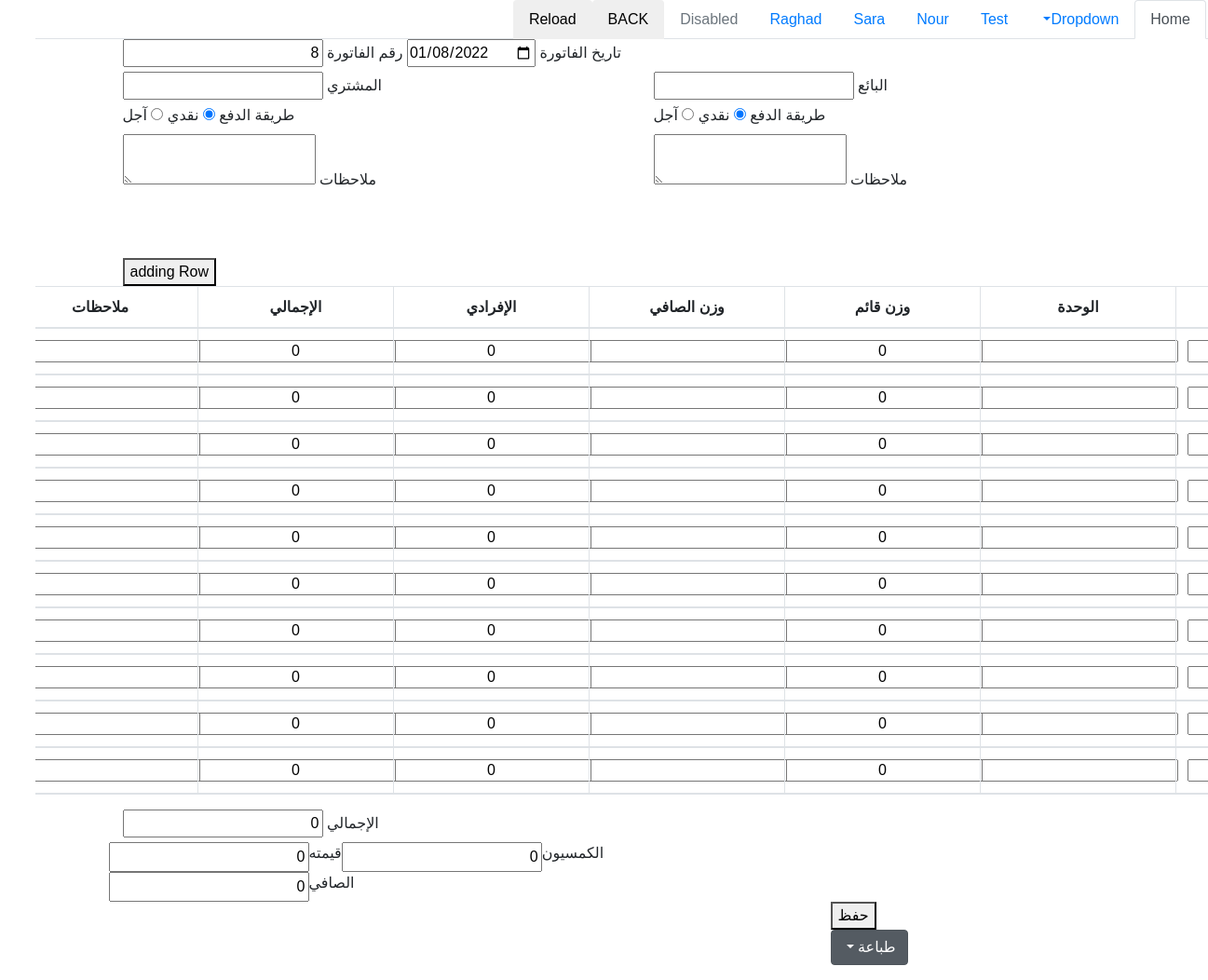
/com_bill.php, run on an earlier commit of the app's database.
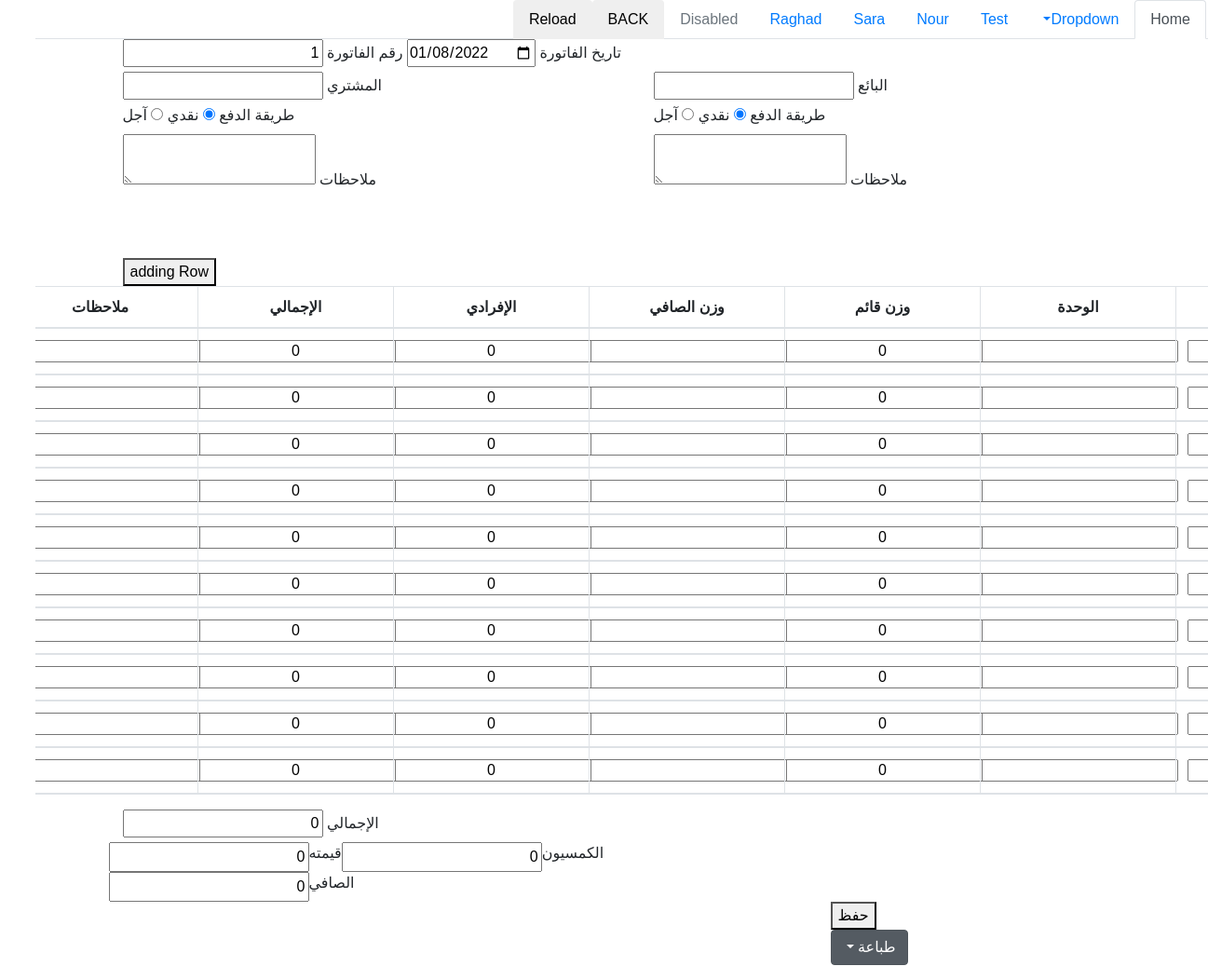
And on a later commit of the database.
### tables this page shows
CREATE TABLE `bills` (
  `id` int(11) NOT NULL AUTO_INCREMENT,
  `code` varchar(250) DEFAULT NULL,
  `buyer_id` int(10) unsigned NOT NULL,
  `seller_id` int(10) unsigned NOT NULL,
  `buyer_type_pay` varchar(250) DEFAULT NULL,
  `seller_type_pay` varchar(250) DEFAULT NULL,
  `buyer_note` varchar(250) DEFAULT NULL,
  `seller_note` varchar(250) DEFAULT NULL,
  `total_price` varchar(255) DEFAULT NULL,
  `currency` varchar(250) NOT NULL DEFAULT 'ليرة سورية',
  `com_ratio` varchar(250) DEFAULT NULL,
  `com_value` varchar(250) DEFAULT NULL,
  `real_price` varchar(250) DEFAULT NULL,
  `note` varchar(255) DEFAULT NULL,
  `date` date DEFAULT NULL,
  `created_at` timestamp NOT NULL DEFAULT current_timestamp(),
  `updated_at` timestamp NOT NULL DEFAULT current_timestamp(),
  PRIMARY KEY (`id`)
);

### helper/operation_functions.php (called while the page is built, shortened)
<?php
function generate_code($prefix, $code, $type)
{
    $code_trim = substr($code, strlen($prefix . "-") - 1) + 1;
    $code_result = "";
    if ($type == "parent")
        for ($i = NUMBER_OF_ZEROS_PARENT; $i > strlen($code_trim); $i--) {
            $code_result .= "0";
        }
    return $prefix . $code_result . $code_trim;
}
function get_auto_code($con, $table, $column, $prefix, $type = "child", $parent_col_name = '', $parent_id = '')
{
    if ($parent_id != '')
        $select_max_id_query = "select max(id),$parent_col_name from $table where $parent_col_name = '$parent_id'";
    else
        $select_max_id_query = "select max(id) from $table";
    $select_max_id_exec = mysqli_query($con, $select_max_id_query);
    $max_id = mysqli_fetch_row($select_max_id_exec)[0];
    $select_code_query = "select $column from $table where id = '$max_id' and $column like '$prefix%'";
    $select_code_exec = mysqli_query($con, $select_code_query);
    @$code = mysqli_fetch_row($select_code_exec)[0];
    if ($code == null)
        if ($type == "child") {
            $zeros = '';
            for ($i = 1; $i < NUMBER_OF_ZEROS_CHILD; $i++)
                $zeros .= "0";
            return $prefix . $zeros . "1";
        } else {
            $zeros = '';
            for ($i = 1; $i < NUMBER_OF_ZEROS_PARENT; $i++)
                $zeros .= "0";
            return $prefix . $zeros . "1";
        }
    return generate_code($prefix, $code, $type);
}

### com_bill.php (the view, shortened to what the changed rows need)
<?php
include('include/nav.php');
?>
<!DOCTYPE html>
<html lang="en">
<head>
    <link rel="stylesheet" href="css/styles/print_com_bill.css" media="print">
    <link rel="stylesheet" href="css/styles/com_bill.css">
</head>
<body id='body'>
    <form action="" method="post">
        <div id="contextmenu" class="container">
            <label for="date">تاريخ الفاتورة</label>
            <input type="date" name="date" id="date" value="<?php echo date('Y-m-d'); ?>">
            <label for="">رقم الفاتورة</label>
            <input type="text" name="code" id="" value="<?php echo get_auto_code($con, 'bills', 'code', '', 'parent') ?>" readonly>
            <div class="row" style="height:200px;">
                <div id='seller' class="col-6">
                </div>
                <div class="col-6">
                </div>
            </div>
            <button type="button" id="add_row">adding Row</button>
            <div class="row justify-content-center">
                <table contenteditable='false' class="col-10 table table-hover table-bordered  text-center" name="table" id="tbl">
                    <thead class="text-center">
                        <tr>
                            <th contenteditable='false'>المادة</th>
                            <th contenteditable='false'>الوحدة</th>
                            <th contenteditable='false'>وزن قائم</th>
                            <th contenteditable='false'>وزن الصافي</th>
                            <th contenteditable='false'> الإفرادي </th>
                            <th contenteditable='false'>الإجمالي </th>
                            <th id="notes" contenteditable='false'>ملاحظات</th>
                        </tr>
                    </thead>
                </table>
            </div>
            <div class="">
                <label>الإجمالي</label>
                <input type="text" id="total_price" name="total_price" value="0" readonly>
            </div>
            <div class="row justify-content-end">
                <label>الكمسيون</label>
                <input onblur="count_total_price()" onfocus="this.value = ''" type="text" id="com_ratio" name="com_ratio" value="0">
                <label>قيمته</label>
                <input type="text" name="com_value" id="com_value" value="0" readonly>
            </div>
            <div class="row justify-content-end">
                <label>الصافي</label>
                <input type="text" name="real_price" id="real_price" value="0" readonly>
            </div>
            <div id='buttons' class="row justify-content-start">
                <div class="col-4">
                </div>
            </div>
        </div>
    </form>
</body>
</html>

What changed in the data, as far as the page shows it:
removed bills: code "8"
Also different on the page:
form field code: (not shown) → "1"
